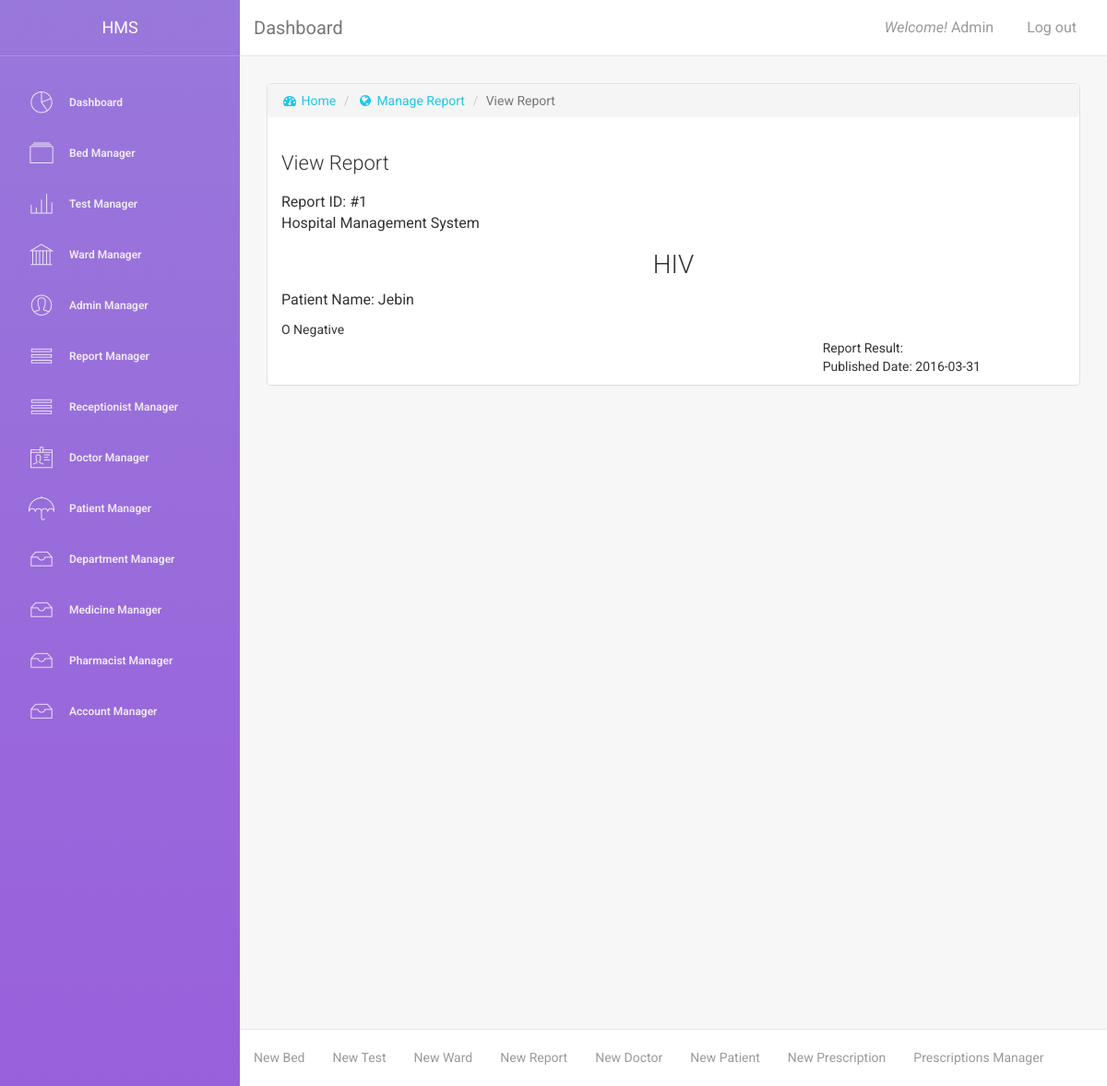
The page /view_report.php?id=1 (signed in) on the database its author committed.
### tables this page shows
CREATE TABLE `tbl_report` (
  `report_id` int(10) NOT NULL,
  `test_id` int(2) NOT NULL,
  `patient_id` int(6) NOT NULL,
  `report_description` text NOT NULL,
  `report_result` text NOT NULL,
  `report_published_date` varchar(11) NOT NULL
);

CREATE TABLE `tbl_test` (
  `test_id` int(2) NOT NULL,
  `test_name` varchar(100) NOT NULL,
  `cost` int(11) NOT NULL
);

CREATE TABLE `tbl_patient` (
  `patient_id` int(6) NOT NULL,
  `ward_id` int(2) NOT NULL,
  `bed_id` int(2) NOT NULL,
  `patient_name` varchar(100) NOT NULL,
  `patient_address` text NOT NULL,
  `patient_phone` varchar(20) NOT NULL,
  `patient_nid` varchar(50) NOT NULL,
  `admission_date` date NOT NULL,
  `release_date` date NOT NULL
);

### content/view_report.php (the view, shortened to what this page needs)
<div class="content">
    <div class="container-fluid">
        <div class="row">
            <div class="col-md-12">
                <div class="card">
                    <ol class="breadcrumb">
                        <li><a href="index.php"><i class="fa fa-dashboard"></i> Home</a></li>
                        <li><a href="manage_report.php"><i class="fa fa-globe"></i> Manage Report</a></li>
                        <li class="active">View Report</li>
                    </ol>
                    <div class="header">
                        <h4 class="title">View Report</h4>
                    </div>
                    <div class="content">
                        <div class="row">
                            <div class="col-xs-4">
                                <p>Report ID: #<?php echo $specific_report['report_id'] ?></p>
                                <p style="line-height: 1px;"> Hospital Management System</p>
                            </div>
                        </div>
                        <div class="row">
                            <div class="text-center">
                                <h3><?php echo $specific_report['test_name'] ?></h3>
                            </div>
                        </div>
                        <div class="row">
                            <div class="col-xs-4">
                                <p>Patient Name: <?php echo $specific_report['patient_name'] ?></p>
                            </div>
                        </div>
                        <div class="row">
                            <div class="col-xs-12">
                                <?php echo $specific_report['report_description'] ?>
                            </div>
                        </div>
                        <div class="row">
                            <div class="col-xs-4 col-xs-offset-8">
                                Report Result: <span style="color: red;"><?php echo $specific_report['report_result'] ?></span>
                            </div>
                        </div>
                        <div class="row">
                            <div class="col-xs-4 col-xs-offset-8">
                                Published Date: <?php echo $specific_report['report_published_date'] ?>
                            </div>
                        </div>
                    </div>
                </div>
            </div>
        </div>
    </div>
</div>

### rows shown on the page
tbl_report: report_id "1", test.test_name "HIV", patient.patient_name "Jebin", report_description "O Negative", report_published_date "2016-03-31"

### other values the page prints
$_SESSION["admin_name"] "Admin"
